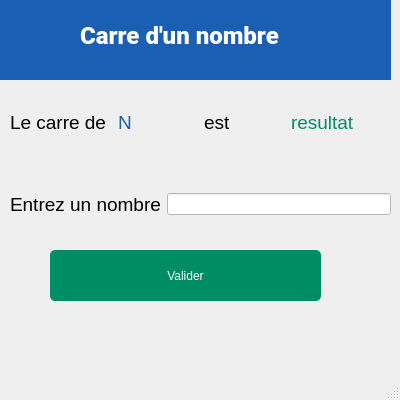
<?xml version="1.0" encoding="UTF-8"?>
<ui version="4.0">
 <class>MainWindow</class>
 <widget class="QMainWindow" name="MainWindow">
  <property name="geometry">
   <rect>
    <x>0</x>
    <y>0</y>
    <width>400</width>
    <height>400</height>
   </rect>
  </property>
  <property name="minimumSize">
   <size>
    <width>400</width>
    <height>400</height>
   </size>
  </property>
  <property name="maximumSize">
   <size>
    <width>400</width>
    <height>400</height>
   </size>
  </property>
  <property name="windowTitle">
   <string>MainWindow</string>
  </property>
  <widget class="QWidget" name="centralwidget">
   <widget class="QWidget" name="widget" native="true">
    <property name="geometry">
     <rect>
      <x>0</x>
      <y>0</y>
      <width>391</width>
      <height>80</height>
     </rect>
    </property>
    <property name="styleSheet">
     <string notr="true">background-color: rgb(26, 95, 180);</string>
    </property>
    <widget class="QLabel" name="label">
     <property name="geometry">
      <rect>
       <x>80</x>
       <y>10</y>
       <width>281</width>
       <height>51</height>
      </rect>
     </property>
     <property name="font">
      <font>
       <family>Roboto Black</family>
       <pointsize>18</pointsize>
       <weight>75</weight>
       <bold>true</bold>
      </font>
     </property>
     <property name="styleSheet">
      <string notr="true">color: rgb(255, 255, 255);</string>
     </property>
     <property name="text">
      <string>Carre d'un nombre</string>
     </property>
    </widget>
   </widget>
   <widget class="QPushButton" name="btn_valider">
    <property name="geometry">
     <rect>
      <x>50</x>
      <y>250</y>
      <width>271</width>
      <height>51</height>
     </rect>
    </property>
    <property name="styleSheet">
     <string notr="true">color: rgb(255, 255, 255);
background-color: rgb(0, 141, 102);
border-radius:5px</string>
    </property>
    <property name="text">
     <string>Valider</string>
    </property>
   </widget>
   <widget class="QWidget" name="">
    <property name="geometry">
     <rect>
      <x>10</x>
      <y>110</y>
      <width>361</width>
      <height>25</height>
     </rect>
    </property>
    <layout class="QHBoxLayout" name="horizontalLayout">
     <item>
      <widget class="QLabel" name="label_2">
       <property name="font">
        <font>
         <pointsize>14</pointsize>
        </font>
       </property>
       <property name="text">
        <string>Le carre de </string>
       </property>
      </widget>
     </item>
     <item>
      <widget class="QLabel" name="n_nombre">
       <property name="font">
        <font>
         <pointsize>14</pointsize>
        </font>
       </property>
       <property name="styleSheet">
        <string notr="true">color: rgb(26, 95, 180);</string>
       </property>
       <property name="text">
        <string>N</string>
       </property>
      </widget>
     </item>
     <item>
      <widget class="QLabel" name="label_4">
       <property name="font">
        <font>
         <pointsize>14</pointsize>
        </font>
       </property>
       <property name="text">
        <string>est</string>
       </property>
      </widget>
     </item>
     <item>
      <widget class="QLabel" name="resultat">
       <property name="font">
        <font>
         <pointsize>14</pointsize>
        </font>
       </property>
       <property name="styleSheet">
        <string notr="true">color: rgb(0, 141, 102);</string>
       </property>
       <property name="text">
        <string>resultat</string>
       </property>
      </widget>
     </item>
    </layout>
   </widget>
   <widget class="QWidget" name="">
    <property name="geometry">
     <rect>
      <x>10</x>
      <y>190</y>
      <width>381</width>
      <height>28</height>
     </rect>
    </property>
    <layout class="QHBoxLayout" name="horizontalLayout_2">
     <item>
      <widget class="QLabel" name="label_6">
       <property name="font">
        <font>
         <pointsize>14</pointsize>
        </font>
       </property>
       <property name="text">
        <string>Entrez un nombre</string>
       </property>
      </widget>
     </item>
     <item>
      <widget class="QLineEdit" name="nombre">
       <property name="styleSheet">
        <string notr="true">background-color: rgb(255, 255, 255);</string>
       </property>
      </widget>
     </item>
    </layout>
   </widget>
  </widget>
  <widget class="QMenuBar" name="menubar">
   <property name="geometry">
    <rect>
     <x>0</x>
     <y>0</y>
     <width>400</width>
     <height>23</height>
    </rect>
   </property>
  </widget>
  <widget class="QStatusBar" name="statusbar"/>
 </widget>
 <resources/>
 <connections/>
</ui>
